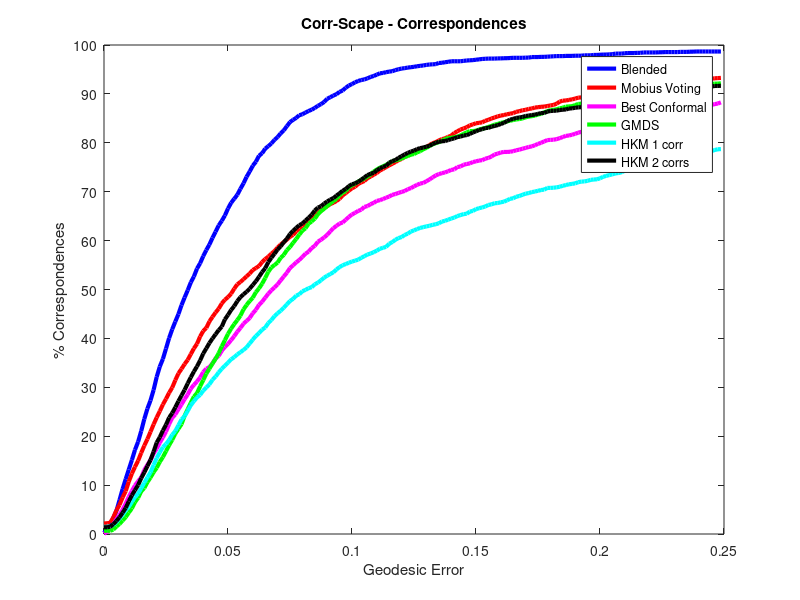
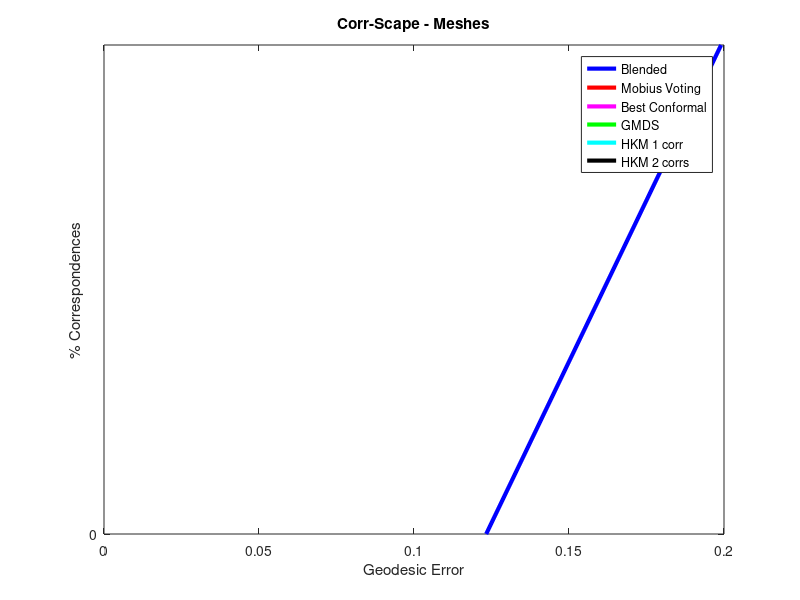
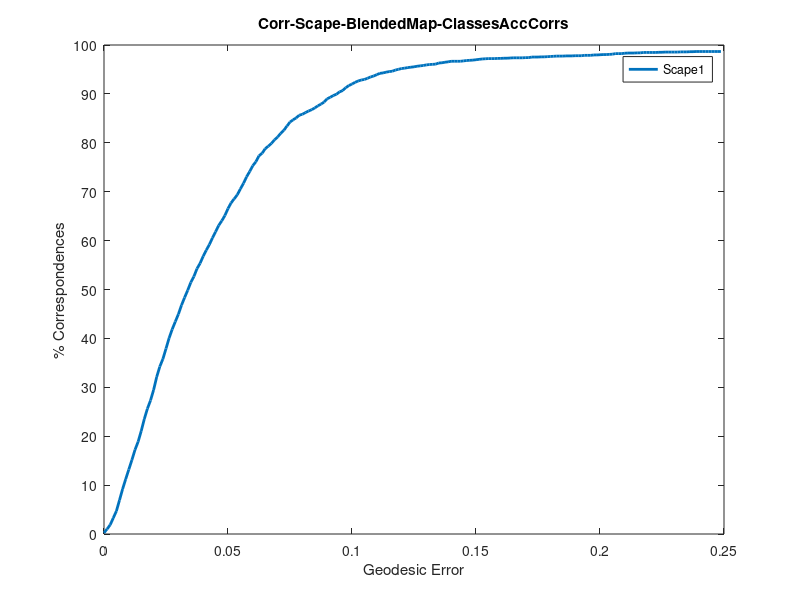
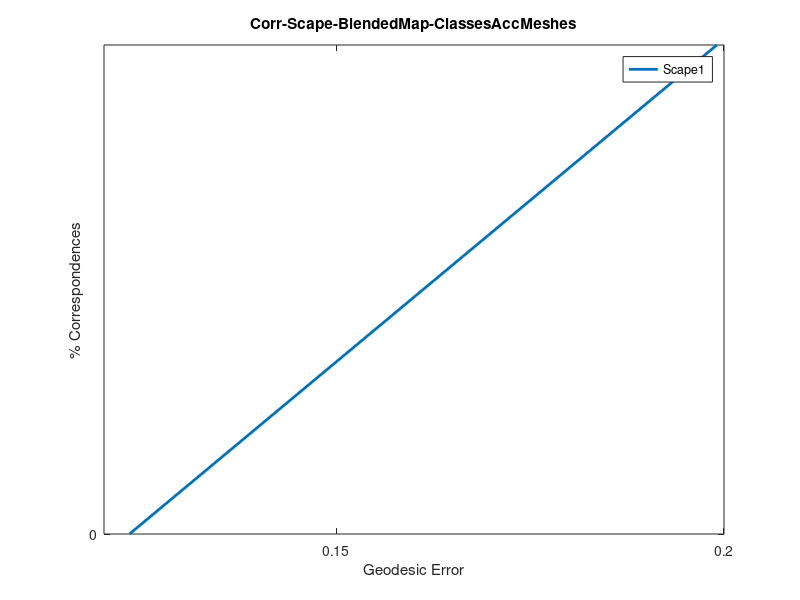

Reproduce these figures in MATLAB, in order.
figT1 = figure('Position', [0 0 1100 600]);
plot([0 0.00125 0.0025 0.00375 0.005 0.00625 0.0075 0.00875 0.01 0.01125 0.0125 0.01375 0.015 0.01625 0.0175 0.01875 0.02 0.02125 0.0225 0.02375 0.025 0.02625 0.0275 0.02875 0.03 0.03125 0.0325 0.03375 0.035 0.03625 0.0375 0.03875 0.04 0.04125 0.0425 0.04375 0.045 0.04625 0.0475 0.04875 0.05 0.05125 0.0525 0.05375 0.055 0.05625 0.0575 0.05875 0.06 0.06125 0.0625 0.06375 0.065 0.06625 0.0675 0.06875 0.07 0.07125 0.0725 0.07375 0.075 0.07625 0.0775 0.07875 0.08 0.08125 0.0825 0.08375 0.085 0.08625 0.0875 0.08875 0.09 0.09125 0.0925 0.09375 0.095 0.09625 0.0975 0.09875 0.1 0.10125 0.1025 0.10375 0.105 0.10625 0.1075 0.10875 0.11 0.11125 0.1125 0.11375 0.115 0.11625 0.1175 0.11875 0.12 0.12125 0.1225 0.12375 0.125 0.12625 0.1275 0.12875 0.13 0.13125 0.1325 0.13375 0.135 0.13625 0.1375 0.13875 0.14 0.14125 0.1425 0.14375 0.145 0.14625 0.1475 0.14875 0.15 0.15125 0.1525 0.15375 0.155 0.15625 0.1575 0.15875 0.16 0.16125 0.1625 0.16375 0.165 0.16625 0.1675 0.16875 0.17 0.17125 0.1725 0.17375 0.175 0.17625 0.1775 0.17875 0.18 0.18125 0.1825 0.18375 0.185 0.18625 0.1875 0.18875 0.19 0.19125 0.1925 0.19375 0.195 0.19625 0.1975 0.19875 0.2 0.20125 0.2025 0.20375 0.205 0.20625 0.2075 0.20875 0.21 0.21125 0.2125 0.21375 0.215 0.21625 0.2175 0.21875 0.22 0.22125 0.2225 0.22375 0.225 0.22625 0.2275 0.22875 0.23 0.23125 0.2325 0.23375 0.235 0.23625 0.2375 0.23875 0.24 0.24125 0.2425 0.24375 0.245 0.24625 0.2475 0.24875 ], [0.234742 1.01721 1.87793 3.28638 4.69484 6.92488 9.19405 11.2285 13.1847 15.1408 17.2144 18.8576 21.0485 23.5133 25.626 27.3083 29.4601 32.1205 34.2332 35.7981 37.9108 40.0626 41.8623 43.4272 44.9531 46.7919 48.3568 49.8435 51.4476 52.6604 54.2645 55.3599 56.8075 58.0595 59.1941 60.5634 61.8153 63.1064 64.0454 65.1408 66.5493 67.723 68.5446 69.3662 70.579 71.7136 73.0438 74.1393 75.313 76.1346 77.3474 77.856 78.795 79.3036 79.8905 80.5947 81.1815 81.9249 82.5509 83.4116 84.2332 84.7027 85.0939 85.6416 85.8372 86.1894 86.5023 86.7762 87.1283 87.5587 87.9108 88.3412 89.0063 89.3192 89.6714 89.9452 90.4147 90.6886 91.2754 91.7058 92.0188 92.3709 92.6448 92.8404 92.9577 93.1925 93.4664 93.662 93.9358 94.2097 94.2879 94.4444 94.5618 94.6401 94.8748 95.0313 95.1878 95.266 95.3834 95.4617 95.5399 95.6573 95.7355 95.8138 95.9311 96.0094 96.0485 96.0876 96.3224 96.3615 96.4789 96.5571 96.6745 96.6745 96.6745 96.6745 96.7527 96.831 96.8701 96.9092 96.9875 97.0657 97.144 97.1831 97.2222 97.2222 97.2222 97.2613 97.2613 97.3005 97.3005 97.3396 97.3787 97.3787 97.3787 97.3787 97.4178 97.4178 97.5352 97.5352 97.5352 97.5743 97.5743 97.6135 97.6526 97.6917 97.7308 97.7308 97.7308 97.77 97.77 97.77 97.8091 97.8091 97.8091 97.8873 97.8873 97.8873 97.9656 97.9656 98.0047 98.0438 98.0438 98.0829 98.1221 98.2394 98.2394 98.2394 98.3177 98.3568 98.3568 98.3568 98.3959 98.3959 98.4742 98.4742 98.4742 98.4742 98.4742 98.5133 98.5133 98.5524 98.5524 98.5524 98.5524 98.5524 98.5915 98.5915 98.5915 98.6307 98.6307 98.6698 98.6698 98.6698 98.6698 98.6698 98.6698 98.6698 98.6698 98.6698 ], '-b', 'LineWidth', 3);
hold all;
plot([0 0.00125 0.0025 0.00375 0.005 0.00625 0.0075 0.00875 0.01 0.01125 0.0125 0.01375 0.015 0.01625 0.0175 0.01875 0.02 0.02125 0.0225 0.02375 0.025 0.02625 0.0275 0.02875 0.03 0.03125 0.0325 0.03375 0.035 0.03625 0.0375 0.03875 0.04 0.04125 0.0425 0.04375 0.045 0.04625 0.0475 0.04875 0.05 0.05125 0.0525 0.05375 0.055 0.05625 0.0575 0.05875 0.06 0.06125 0.0625 0.06375 0.065 0.06625 0.0675 0.06875 0.07 0.07125 0.0725 0.07375 0.075 0.07625 0.0775 0.07875 0.08 0.08125 0.0825 0.08375 0.085 0.08625 0.0875 0.08875 0.09 0.09125 0.0925 0.09375 0.095 0.09625 0.0975 0.09875 0.1 0.10125 0.1025 0.10375 0.105 0.10625 0.1075 0.10875 0.11 0.11125 0.1125 0.11375 0.115 0.11625 0.1175 0.11875 0.12 0.12125 0.1225 0.12375 0.125 0.12625 0.1275 0.12875 0.13 0.13125 0.1325 0.13375 0.135 0.13625 0.1375 0.13875 0.14 0.14125 0.1425 0.14375 0.145 0.14625 0.1475 0.14875 0.15 0.15125 0.1525 0.15375 0.155 0.15625 0.1575 0.15875 0.16 0.16125 0.1625 0.16375 0.165 0.16625 0.1675 0.16875 0.17 0.17125 0.1725 0.17375 0.175 0.17625 0.1775 0.17875 0.18 0.18125 0.1825 0.18375 0.185 0.18625 0.1875 0.18875 0.19 0.19125 0.1925 0.19375 0.195 0.19625 0.1975 0.19875 0.2 0.20125 0.2025 0.20375 0.205 0.20625 0.2075 0.20875 0.21 0.21125 0.2125 0.21375 0.215 0.21625 0.2175 0.21875 0.22 0.22125 0.2225 0.22375 0.225 0.22625 0.2275 0.22875 0.23 0.23125 0.2325 0.23375 0.235 0.23625 0.2375 0.23875 0.24 0.24125 0.2425 0.24375 0.245 0.24625 0.2475 0.24875 ], [2.1518 2.19092 2.30829 3.36463 4.85133 5.94679 7.47261 8.76369 10.7199 12.3631 13.7324 14.9844 16.5884 18.0751 19.4053 20.892 22.4178 23.8263 25.1174 26.4867 27.6213 28.8732 29.9296 31.4554 32.8247 33.7637 34.7418 35.6025 36.7762 37.9499 38.8889 40.3756 41.5102 42.1362 43.4664 44.4053 45.3052 46.0876 47.144 47.9264 48.4351 49.1393 50.1565 51.0563 51.5258 52.1127 52.6995 53.2473 53.9906 54.3818 54.8122 55.5947 56.2207 56.7293 57.3161 57.8638 58.5681 59.1941 59.7027 60.2113 60.7981 61.1502 61.8936 62.4804 62.9499 63.5368 64.1236 64.6322 65.2191 65.6495 66.1189 66.7058 67.0188 67.4883 67.723 68.1142 68.5446 69.2488 69.7183 70.2269 70.6964 71.0094 71.5962 71.9092 72.1831 72.77 73.0829 73.4742 73.8263 74.3349 74.6479 75.0391 75.3912 75.7042 76.0563 76.4476 76.6823 77.1518 77.3474 77.6995 78.0125 78.3255 78.6385 78.795 79.108 79.5383 79.9296 80.1252 80.4773 80.7512 80.9077 81.2207 81.4554 82.0031 82.3552 82.7074 82.9421 83.1768 83.5681 83.7637 83.9984 84.0767 84.1941 84.507 84.7027 84.9765 85.1721 85.4069 85.5634 85.6808 85.8372 85.9546 86.072 86.3459 86.4632 86.6588 86.7371 86.9327 87.011 87.2066 87.2848 87.3631 87.4022 87.5196 87.6369 87.7543 87.989 88.4194 88.615 88.6541 88.7715 88.8889 89.0454 89.241 89.2801 89.3975 89.5931 89.8279 89.9061 90.0626 90.2191 90.4538 90.5321 90.6886 90.8451 90.8451 90.9233 91.0016 91.1189 91.2363 91.2363 91.3537 91.471 91.5493 91.7058 91.8623 91.9797 92.0188 92.097 92.1362 92.1753 92.2535 92.2926 92.3318 92.4491 92.5274 92.6839 92.723 92.7621 92.7621 92.8013 92.8404 92.9186 92.9186 92.9969 93.036 93.1142 93.1925 93.2316 93.2707 ], '-r', 'LineWidth', 3);
hold all;
plot([0 0.00125 0.0025 0.00375 0.005 0.00625 0.0075 0.00875 0.01 0.01125 0.0125 0.01375 0.015 0.01625 0.0175 0.01875 0.02 0.02125 0.0225 0.02375 0.025 0.02625 0.0275 0.02875 0.03 0.03125 0.0325 0.03375 0.035 0.03625 0.0375 0.03875 0.04 0.04125 0.0425 0.04375 0.045 0.04625 0.0475 0.04875 0.05 0.05125 0.0525 0.05375 0.055 0.05625 0.0575 0.05875 0.06 0.06125 0.0625 0.06375 0.065 0.06625 0.0675 0.06875 0.07 0.07125 0.0725 0.07375 0.075 0.07625 0.0775 0.07875 0.08 0.08125 0.0825 0.08375 0.085 0.08625 0.0875 0.08875 0.09 0.09125 0.0925 0.09375 0.095 0.09625 0.0975 0.09875 0.1 0.10125 0.1025 0.10375 0.105 0.10625 0.1075 0.10875 0.11 0.11125 0.1125 0.11375 0.115 0.11625 0.1175 0.11875 0.12 0.12125 0.1225 0.12375 0.125 0.12625 0.1275 0.12875 0.13 0.13125 0.1325 0.13375 0.135 0.13625 0.1375 0.13875 0.14 0.14125 0.1425 0.14375 0.145 0.14625 0.1475 0.14875 0.15 0.15125 0.1525 0.15375 0.155 0.15625 0.1575 0.15875 0.16 0.16125 0.1625 0.16375 0.165 0.16625 0.1675 0.16875 0.17 0.17125 0.1725 0.17375 0.175 0.17625 0.1775 0.17875 0.18 0.18125 0.1825 0.18375 0.185 0.18625 0.1875 0.18875 0.19 0.19125 0.1925 0.19375 0.195 0.19625 0.1975 0.19875 0.2 0.20125 0.2025 0.20375 0.205 0.20625 0.2075 0.20875 0.21 0.21125 0.2125 0.21375 0.215 0.21625 0.2175 0.21875 0.22 0.22125 0.2225 0.22375 0.225 0.22625 0.2275 0.22875 0.23 0.23125 0.2325 0.23375 0.235 0.23625 0.2375 0.23875 0.24 0.24125 0.2425 0.24375 0.245 0.24625 0.2475 0.24875 ], [0.0391236 0.469484 1.01721 2.03443 3.01252 3.87324 4.9687 6.22066 7.62911 8.80282 9.9374 10.7981 11.5415 13.1064 14.1236 15.1017 16.471 17.4491 18.662 19.7574 20.9311 22.457 23.748 24.4523 25.5086 26.4867 27.5822 28.5211 29.6948 30.5164 31.1815 32.0031 33.0986 33.8028 34.1158 34.8983 35.9155 36.4241 37.4804 38.2629 38.8889 39.6322 40.4538 41.3537 42.1362 42.9969 43.5837 44.1706 45.1487 45.8529 46.8701 47.4961 48.3177 49.1393 49.8435 50.4304 51.0563 51.8779 52.6604 53.4429 54.3818 54.9296 55.5556 56.025 56.651 57.3161 57.7465 58.4898 58.9202 59.7809 60.1721 60.6416 61.1894 61.8936 62.5587 63.0282 63.4977 63.6933 64.2801 64.867 65.3365 65.6886 66.0798 66.3146 66.9014 67.0579 67.4491 67.723 68.1142 68.2707 68.5055 68.7793 69.0141 69.3662 69.5227 69.7574 69.9531 70.1487 70.5008 70.7355 71.0876 71.4006 71.6745 71.7919 72.144 72.4961 72.9264 73.3177 73.5915 73.7872 73.9437 74.1784 74.4523 74.5696 75.0391 75.1565 75.5086 75.6651 75.7825 76.0563 76.2128 76.3693 76.4476 76.7606 76.9171 77.1909 77.6213 77.7778 78.0125 78.1299 78.1299 78.169 78.2864 78.482 78.5994 78.795 78.9515 79.1471 79.2645 79.4992 79.7731 80.0078 80.2817 80.5556 80.5947 80.6338 80.7512 80.9468 81.1815 81.4163 81.4945 81.651 81.8466 82.0814 82.2379 82.3552 82.3944 82.6291 82.7856 82.9812 83.2942 83.3725 83.6072 83.6463 83.7637 83.8028 83.9984 84.1549 84.2723 84.4679 84.5853 84.6635 84.82 84.8983 85.133 85.2895 85.4069 85.5634 85.7199 85.7199 85.7981 85.9155 86.0329 86.072 86.2676 86.3459 86.4632 86.5415 86.698 86.8153 86.9718 87.0501 87.2066 87.3239 87.4804 87.5587 87.7543 87.9108 88.0282 88.2629 ], '-m', 'LineWidth', 3);
hold all;
plot([0 0.00125 0.0025 0.00375 0.005 0.00625 0.0075 0.00875 0.01 0.01125 0.0125 0.01375 0.015 0.01625 0.0175 0.01875 0.02 0.02125 0.0225 0.02375 0.025 0.02625 0.0275 0.02875 0.03 0.03125 0.0325 0.03375 0.035 0.03625 0.0375 0.03875 0.04 0.04125 0.0425 0.04375 0.045 0.04625 0.0475 0.04875 0.05 0.05125 0.0525 0.05375 0.055 0.05625 0.0575 0.05875 0.06 0.06125 0.0625 0.06375 0.065 0.06625 0.0675 0.06875 0.07 0.07125 0.0725 0.07375 0.075 0.07625 0.0775 0.07875 0.08 0.08125 0.0825 0.08375 0.085 0.08625 0.0875 0.08875 0.09 0.09125 0.0925 0.09375 0.095 0.09625 0.0975 0.09875 0.1 0.10125 0.1025 0.10375 0.105 0.10625 0.1075 0.10875 0.11 0.11125 0.1125 0.11375 0.115 0.11625 0.1175 0.11875 0.12 0.12125 0.1225 0.12375 0.125 0.12625 0.1275 0.12875 0.13 0.13125 0.1325 0.13375 0.135 0.13625 0.1375 0.13875 0.14 0.14125 0.1425 0.14375 0.145 0.14625 0.1475 0.14875 0.15 0.15125 0.1525 0.15375 0.155 0.15625 0.1575 0.15875 0.16 0.16125 0.1625 0.16375 0.165 0.16625 0.1675 0.16875 0.17 0.17125 0.1725 0.17375 0.175 0.17625 0.1775 0.17875 0.18 0.18125 0.1825 0.18375 0.185 0.18625 0.1875 0.18875 0.19 0.19125 0.1925 0.19375 0.195 0.19625 0.1975 0.19875 0.2 0.20125 0.2025 0.20375 0.205 0.20625 0.2075 0.20875 0.21 0.21125 0.2125 0.21375 0.215 0.21625 0.2175 0.21875 0.22 0.22125 0.2225 0.22375 0.225 0.22625 0.2275 0.22875 0.23 0.23125 0.2325 0.23375 0.235 0.23625 0.2375 0.23875 0.24 0.24125 0.2425 0.24375 0.245 0.24625 0.2475 0.24875 ], [0.665102 0.665102 0.665102 0.899844 1.52582 2.03443 2.73865 3.44288 4.38185 5.24257 6.53365 7.39437 8.72457 9.38967 10.6025 11.5415 12.6369 13.5368 14.7496 15.7277 16.9405 18.1534 19.2488 20.5399 21.518 22.457 24.1784 25.5086 26.8388 28.0908 28.795 30.2034 31.4554 32.7856 33.8028 34.8592 35.8372 36.9718 38.3803 39.6322 40.9233 41.9797 42.9186 43.7402 44.6401 45.9311 46.831 47.6526 48.3177 49.4523 50.2347 51.1737 52.3474 53.6385 54.4992 55.0078 55.5164 56.4945 57.0814 58.0595 58.6854 59.5462 60.3286 61.2285 62.011 62.5196 63.4585 63.928 64.4757 65.3756 66.0016 66.5102 67.0579 67.6056 68.0751 68.5446 69.3271 69.7966 70.1487 70.9311 71.3224 71.6354 72.0657 72.4178 72.6917 73.1221 73.5133 74.1393 74.5305 74.9218 75.1565 75.5086 75.7825 76.252 76.4085 76.5649 76.7997 77.0736 77.3083 77.5822 77.6995 78.0516 78.2864 78.6776 78.9515 79.3427 79.6948 79.9296 80.1252 80.3991 80.7512 80.9859 80.9859 81.1424 81.2598 81.4945 81.8466 82.1205 82.3944 82.3944 82.4726 82.7074 82.903 83.0203 83.2551 83.4507 83.7246 83.8419 84.0767 84.1941 84.3897 84.507 84.6635 84.7809 84.8592 84.9765 85.2113 85.3678 85.446 85.5634 85.7981 85.9155 86.2285 86.4632 86.698 86.7371 86.8545 87.0501 87.1674 87.4022 87.4413 87.4804 87.7152 87.9499 87.989 88.2238 88.4194 88.6933 88.8106 88.928 89.0063 89.2019 89.2019 89.2801 89.4366 89.554 89.7105 89.867 90.0235 90.0626 90.1408 90.2582 90.4147 90.5321 90.6103 90.7277 90.8059 90.8059 90.8842 91.0016 91.0407 91.2754 91.3146 91.3537 91.3537 91.4319 91.5102 91.5493 91.5884 91.7058 91.784 91.9014 91.9014 91.9405 91.9405 91.9797 92.0579 92.097 92.097 92.1753 ], '-g', 'LineWidth', 3);
hold all;
plot([0 0.00125 0.0025 0.00375 0.005 0.00625 0.0075 0.00875 0.01 0.01125 0.0125 0.01375 0.015 0.01625 0.0175 0.01875 0.02 0.02125 0.0225 0.02375 0.025 0.02625 0.0275 0.02875 0.03 0.03125 0.0325 0.03375 0.035 0.03625 0.0375 0.03875 0.04 0.04125 0.0425 0.04375 0.045 0.04625 0.0475 0.04875 0.05 0.05125 0.0525 0.05375 0.055 0.05625 0.0575 0.05875 0.06 0.06125 0.0625 0.06375 0.065 0.06625 0.0675 0.06875 0.07 0.07125 0.0725 0.07375 0.075 0.07625 0.0775 0.07875 0.08 0.08125 0.0825 0.08375 0.085 0.08625 0.0875 0.08875 0.09 0.09125 0.0925 0.09375 0.095 0.09625 0.0975 0.09875 0.1 0.10125 0.1025 0.10375 0.105 0.10625 0.1075 0.10875 0.11 0.11125 0.1125 0.11375 0.115 0.11625 0.1175 0.11875 0.12 0.12125 0.1225 0.12375 0.125 0.12625 0.1275 0.12875 0.13 0.13125 0.1325 0.13375 0.135 0.13625 0.1375 0.13875 0.14 0.14125 0.1425 0.14375 0.145 0.14625 0.1475 0.14875 0.15 0.15125 0.1525 0.15375 0.155 0.15625 0.1575 0.15875 0.16 0.16125 0.1625 0.16375 0.165 0.16625 0.1675 0.16875 0.17 0.17125 0.1725 0.17375 0.175 0.17625 0.1775 0.17875 0.18 0.18125 0.1825 0.18375 0.185 0.18625 0.1875 0.18875 0.19 0.19125 0.1925 0.19375 0.195 0.19625 0.1975 0.19875 0.2 0.20125 0.2025 0.20375 0.205 0.20625 0.2075 0.20875 0.21 0.21125 0.2125 0.21375 0.215 0.21625 0.2175 0.21875 0.22 0.22125 0.2225 0.22375 0.225 0.22625 0.2275 0.22875 0.23 0.23125 0.2325 0.23375 0.235 0.23625 0.2375 0.23875 0.24 0.24125 0.2425 0.24375 0.245 0.24625 0.2475 0.24875 ], [1.44757 1.4867 1.56495 1.87793 2.38654 3.20814 3.91236 4.85133 5.55556 6.57277 7.58998 8.25509 9.35055 10.4851 11.5806 12.5978 14.1236 15.5321 16.7058 17.7621 18.4272 19.2097 20.3052 21.0485 22.2222 23.4351 24.1002 25.1565 26.3302 27.1518 27.9343 28.4429 29.3036 29.9687 30.5947 31.5336 32.1987 33.0595 33.8028 34.4288 35.0548 35.7199 36.1502 36.7371 37.1674 37.6369 38.1847 38.9671 39.7496 40.493 41.0798 41.784 42.2144 43.1534 43.7402 44.5618 45.1487 45.6573 46.2833 46.9484 47.6526 48.0829 48.748 49.0219 49.6479 49.9218 50.2739 50.4695 51.0563 51.4085 51.8779 52.4257 52.8169 53.169 53.5211 54.108 54.5775 54.9687 55.2034 55.4773 55.7121 55.9077 56.1033 56.4945 56.8075 57.1596 57.3552 57.6291 57.9421 58.3333 58.529 58.7246 59.3505 59.7027 60.1721 60.5243 60.7199 61.1502 61.4241 61.8545 62.0892 62.3631 62.5978 62.7543 62.9108 63.0282 63.2238 63.3412 63.5368 63.8889 64.0454 64.2801 64.5149 64.7105 65.0235 65.2191 65.4147 65.493 65.9233 66.0798 66.4319 66.6275 66.784 66.9797 67.2926 67.41 67.6448 67.6839 67.8404 67.9577 68.2316 68.5446 68.662 68.975 69.1315 69.3662 69.6009 69.7183 69.9139 70.0313 70.1878 70.3443 70.4225 70.7746 70.7746 70.8138 70.892 71.0094 71.205 71.3615 71.518 71.5962 71.7136 71.9484 72.0657 72.1049 72.2222 72.4178 72.4961 72.5352 72.7308 73.0438 73.2394 73.3959 73.5524 73.748 73.8263 73.9828 74.2958 74.4914 74.8435 75.0782 75.313 75.4304 75.5086 75.5869 75.8216 75.8998 76.0172 76.2128 76.2911 76.3693 76.4867 76.6432 76.8388 76.9562 77.0736 77.1909 77.3083 77.4648 77.5822 77.7778 77.9343 78.1299 78.169 78.2081 78.3255 78.5211 78.6776 78.7167 ], '-c', 'LineWidth', 3);
hold all;
plot([0 0.00125 0.0025 0.00375 0.005 0.00625 0.0075 0.00875 0.01 0.01125 0.0125 0.01375 0.015 0.01625 0.0175 0.01875 0.02 0.02125 0.0225 0.02375 0.025 0.02625 0.0275 0.02875 0.03 0.03125 0.0325 0.03375 0.035 0.03625 0.0375 0.03875 0.04 0.04125 0.0425 0.04375 0.045 0.04625 0.0475 0.04875 0.05 0.05125 0.0525 0.05375 0.055 0.05625 0.0575 0.05875 0.06 0.06125 0.0625 0.06375 0.065 0.06625 0.0675 0.06875 0.07 0.07125 0.0725 0.07375 0.075 0.07625 0.0775 0.07875 0.08 0.08125 0.0825 0.08375 0.085 0.08625 0.0875 0.08875 0.09 0.09125 0.0925 0.09375 0.095 0.09625 0.0975 0.09875 0.1 0.10125 0.1025 0.10375 0.105 0.10625 0.1075 0.10875 0.11 0.11125 0.1125 0.11375 0.115 0.11625 0.1175 0.11875 0.12 0.12125 0.1225 0.12375 0.125 0.12625 0.1275 0.12875 0.13 0.13125 0.1325 0.13375 0.135 0.13625 0.1375 0.13875 0.14 0.14125 0.1425 0.14375 0.145 0.14625 0.1475 0.14875 0.15 0.15125 0.1525 0.15375 0.155 0.15625 0.1575 0.15875 0.16 0.16125 0.1625 0.16375 0.165 0.16625 0.1675 0.16875 0.17 0.17125 0.1725 0.17375 0.175 0.17625 0.1775 0.17875 0.18 0.18125 0.1825 0.18375 0.185 0.18625 0.1875 0.18875 0.19 0.19125 0.1925 0.19375 0.195 0.19625 0.1975 0.19875 0.2 0.20125 0.2025 0.20375 0.205 0.20625 0.2075 0.20875 0.21 0.21125 0.2125 0.21375 0.215 0.21625 0.2175 0.21875 0.22 0.22125 0.2225 0.22375 0.225 0.22625 0.2275 0.22875 0.23 0.23125 0.2325 0.23375 0.235 0.23625 0.2375 0.23875 0.24 0.24125 0.2425 0.24375 0.245 0.24625 0.2475 0.24875 ], [1.36933 1.36933 1.4867 1.99531 2.66041 3.40376 4.34272 5.32081 6.69014 7.9421 8.95931 10.0156 11.4241 12.5978 13.8889 15.1408 16.8232 18.7011 19.7966 21.1659 22.3396 23.7872 24.7261 25.8998 27.1518 28.3255 29.4601 30.7903 32.0423 33.216 34.2723 35.4851 36.8936 37.9499 39.0454 39.9844 40.8451 41.7058 42.41 43.8967 44.7966 45.8138 46.5962 47.6135 48.4351 49.0219 49.5305 50.1565 50.939 51.6823 52.5822 53.5603 54.3427 55.5947 56.4945 57.3161 58.1768 58.8419 59.6635 60.4069 61.3459 62.011 62.5978 63.1455 63.4977 64.0845 64.6714 65.2973 66.1581 66.7449 67.0188 67.5665 67.9969 68.3881 68.7011 69.2097 69.6792 70.1878 70.579 71.1659 71.518 71.7136 72.0266 72.457 72.9264 73.3959 73.6698 73.8654 74.374 74.7653 75.0782 75.313 75.939 76.252 76.4867 76.9171 77.2692 77.6213 77.9343 78.2081 78.4038 78.7167 78.9124 79.0297 79.2254 79.3818 79.734 80.0078 80.2034 80.3208 80.3599 80.5556 80.7512 80.9077 81.1815 81.2598 81.4945 81.5728 81.8075 82.1205 82.3552 82.6291 82.7856 83.0203 83.0595 83.2942 83.4507 83.6072 83.8419 84.0767 84.4288 84.7418 84.8983 85.0939 85.1721 85.2895 85.4851 85.5634 85.6808 85.759 85.9155 86.072 86.1111 86.385 86.5023 86.5415 86.5806 86.698 86.7762 86.8153 87.011 87.0501 87.1674 87.2457 87.2848 87.4022 87.7152 87.9108 87.9499 88.1455 88.2629 88.4585 88.6541 88.8889 89.0063 89.1236 89.2019 89.3584 89.5149 89.7105 89.867 89.9844 90.0626 90.18 90.18 90.2582 90.2582 90.2582 90.3365 90.3756 90.4538 90.5712 90.5712 90.7277 90.7277 90.7277 90.8451 90.8451 90.9233 91.0407 91.1581 91.1972 91.1972 91.3146 91.3537 91.4319 91.5102 91.6275 91.6275 91.6667 ], '-k', 'LineWidth', 3);
hold all;
xlabel('Geodesic Error');
ylabel('% Correspondences');
set(gca,'XTick',0:.05:.25);
set(gca,'YTick',0:10:100);
title('Corr-Scape - Correspondences');
legend('Blended', 'Mobius Voting', 'Best Conformal', 'GMDS', 'HKM 1 corr', 'HKM 2 corrs');
try
saveas(gcf, 'Results_Corr_Scape/matlabCTopCorr-Scape - Correspondences.jpg');
catch exception
	fprintf('[WARNING] Could not save Results_Corr_Scape/matlabCTopCorr-Scape - Correspondences\n');
end
figT2 = figure;
plot([0.123286 0.199073 ], [0 1 ], '-b', 'LineWidth', 3);
hold all;
plot([0.106471 ], [0 ], '-r', 'LineWidth', 3);
hold all;
plot([0 ], [0 ], '-m', 'LineWidth', 3);
hold all;
plot([0.111256 ], [0 ], '-g', 'LineWidth', 3);
hold all;
plot([0 ], [0 ], '-c', 'LineWidth', 3);
hold all;
plot([0 ], [0 ], '-k', 'LineWidth', 3);
hold all;
xlabel('Geodesic Error');
ylabel('% Correspondences');
set(gca,'XTick',0:.05:.25);
set(gca,'YTick',0:10:100);
title('Corr-Scape - Meshes');
legend('Blended', 'Mobius Voting', 'Best Conformal', 'GMDS', 'HKM 1 corr', 'HKM 2 corrs');
try
saveas(gcf, 'Results_Corr_Scape/matlabCTopCorr-Scape - Meshes.jpg');
catch exception
	fprintf('[WARNING] Could not save Results_Corr_Scape/matlabCTopCorr-Scape - Meshes\n');
end
figT3 = figure;
plot([0 0.00125 0.0025 0.00375 0.005 0.00625 0.0075 0.00875 0.01 0.01125 0.0125 0.01375 0.015 0.01625 0.0175 0.01875 0.02 0.02125 0.0225 0.02375 0.025 0.02625 0.0275 0.02875 0.03 0.03125 0.0325 0.03375 0.035 0.03625 0.0375 0.03875 0.04 0.04125 0.0425 0.04375 0.045 0.04625 0.0475 0.04875 0.05 0.05125 0.0525 0.05375 0.055 0.05625 0.0575 0.05875 0.06 0.06125 0.0625 0.06375 0.065 0.06625 0.0675 0.06875 0.07 0.07125 0.0725 0.07375 0.075 0.07625 0.0775 0.07875 0.08 0.08125 0.0825 0.08375 0.085 0.08625 0.0875 0.08875 0.09 0.09125 0.0925 0.09375 0.095 0.09625 0.0975 0.09875 0.1 0.10125 0.1025 0.10375 0.105 0.10625 0.1075 0.10875 0.11 0.11125 0.1125 0.11375 0.115 0.11625 0.1175 0.11875 0.12 0.12125 0.1225 0.12375 0.125 0.12625 0.1275 0.12875 0.13 0.13125 0.1325 0.13375 0.135 0.13625 0.1375 0.13875 0.14 0.14125 0.1425 0.14375 0.145 0.14625 0.1475 0.14875 0.15 0.15125 0.1525 0.15375 0.155 0.15625 0.1575 0.15875 0.16 0.16125 0.1625 0.16375 0.165 0.16625 0.1675 0.16875 0.17 0.17125 0.1725 0.17375 0.175 0.17625 0.1775 0.17875 0.18 0.18125 0.1825 0.18375 0.185 0.18625 0.1875 0.18875 0.19 0.19125 0.1925 0.19375 0.195 0.19625 0.1975 0.19875 0.2 0.20125 0.2025 0.20375 0.205 0.20625 0.2075 0.20875 0.21 0.21125 0.2125 0.21375 0.215 0.21625 0.2175 0.21875 0.22 0.22125 0.2225 0.22375 0.225 0.22625 0.2275 0.22875 0.23 0.23125 0.2325 0.23375 0.235 0.23625 0.2375 0.23875 0.24 0.24125 0.2425 0.24375 0.245 0.24625 0.2475 0.24875 ], [0.234742 1.01721 1.87793 3.28638 4.69484 6.92488 9.19405 11.2285 13.1847 15.1408 17.2144 18.8576 21.0485 23.5133 25.626 27.3083 29.4601 32.1205 34.2332 35.7981 37.9108 40.0626 41.8623 43.4272 44.9531 46.7919 48.3568 49.8435 51.4476 52.6604 54.2645 55.3599 56.8075 58.0595 59.1941 60.5634 61.8153 63.1064 64.0454 65.1408 66.5493 67.723 68.5446 69.3662 70.579 71.7136 73.0438 74.1393 75.313 76.1346 77.3474 77.856 78.795 79.3036 79.8905 80.5947 81.1815 81.9249 82.5509 83.4116 84.2332 84.7027 85.0939 85.6416 85.8372 86.1894 86.5023 86.7762 87.1283 87.5587 87.9108 88.3412 89.0063 89.3192 89.6714 89.9452 90.4147 90.6886 91.2754 91.7058 92.0188 92.3709 92.6448 92.8404 92.9577 93.1925 93.4664 93.662 93.9358 94.2097 94.2879 94.4444 94.5618 94.6401 94.8748 95.0313 95.1878 95.266 95.3834 95.4617 95.5399 95.6573 95.7355 95.8138 95.9311 96.0094 96.0485 96.0876 96.3224 96.3615 96.4789 96.5571 96.6745 96.6745 96.6745 96.6745 96.7527 96.831 96.8701 96.9092 96.9875 97.0657 97.144 97.1831 97.2222 97.2222 97.2222 97.2613 97.2613 97.3005 97.3005 97.3396 97.3787 97.3787 97.3787 97.3787 97.4178 97.4178 97.5352 97.5352 97.5352 97.5743 97.5743 97.6135 97.6526 97.6917 97.7308 97.7308 97.7308 97.77 97.77 97.77 97.8091 97.8091 97.8091 97.8873 97.8873 97.8873 97.9656 97.9656 98.0047 98.0438 98.0438 98.0829 98.1221 98.2394 98.2394 98.2394 98.3177 98.3568 98.3568 98.3568 98.3959 98.3959 98.4742 98.4742 98.4742 98.4742 98.4742 98.5133 98.5133 98.5524 98.5524 98.5524 98.5524 98.5524 98.5915 98.5915 98.5915 98.6307 98.6307 98.6698 98.6698 98.6698 98.6698 98.6698 98.6698 98.6698 98.6698 98.6698 ], 'LineWidth', 2);
hold all;
xlabel('Geodesic Error');
ylabel('% Correspondences');
set(gca,'XTick',0:.05:.25);
set(gca,'YTick',0:10:100);
title('Corr-Scape-BlendedMap-ClassesAccCorrs');
legend('Scape1');
try
saveas(gcf, 'Results_Corr_Scape/matlabCTopCorr-Scape-BlendedMap-ClassesAccCorrs.jpg');
catch exception
	fprintf('[WARNING] Could not save Results_Corr_Scape/matlabCTopCorr-Scape-BlendedMap-ClassesAccCorrs\n');
end
figT4 = figure;
plot([0.123286 0.199073 ], [0 1 ], 'LineWidth', 2);
hold all;
xlabel('Geodesic Error');
ylabel('% Correspondences');
set(gca,'XTick',0:.05:.25);
set(gca,'YTick',0:10:100);
title('Corr-Scape-BlendedMap-ClassesAccMeshes');
legend('Scape1');
try
saveas(gcf, 'Results_Corr_Scape/matlabCTopCorr-Scape-BlendedMap-ClassesAccMeshes.jpg');
catch exception
	fprintf('[WARNING] Could not save Results_Corr_Scape/matlabCTopCorr-Scape-BlendedMap-ClassesAccMeshes\n');
end
